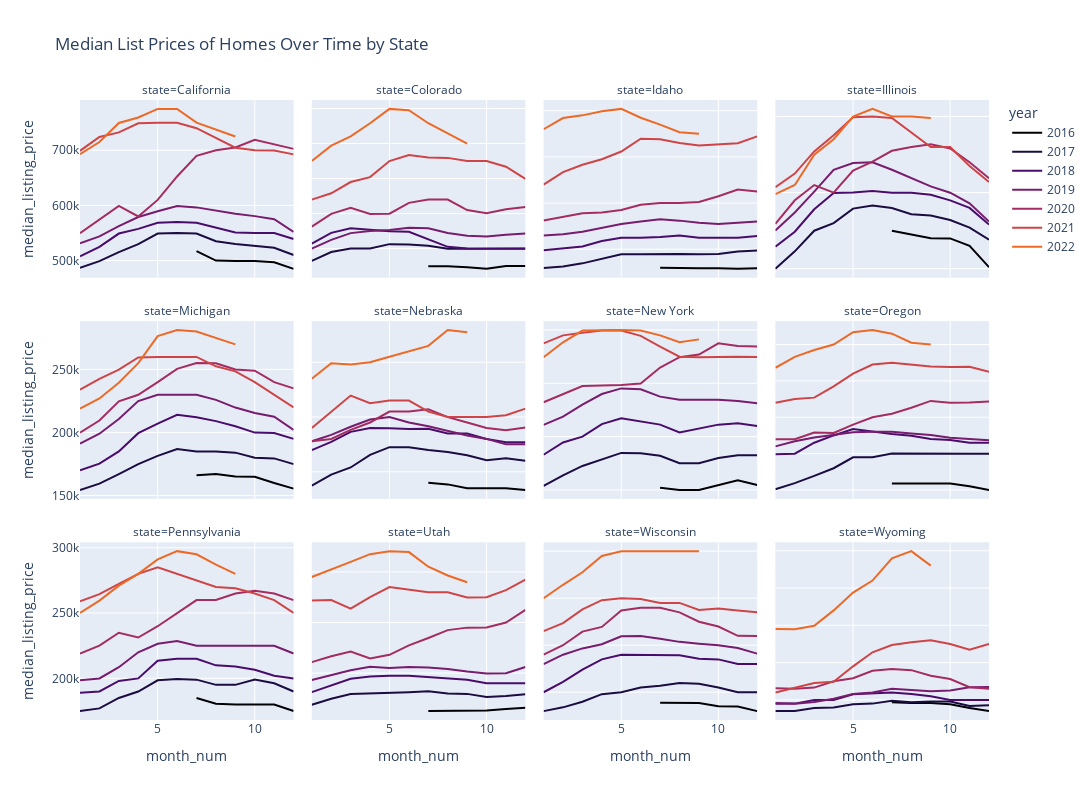

The notebook cell saved with this chart:
### Code cell
fig = px.line(realtor_data.query("state_id in @select_states"),
    x = 'month_num',
    y = 'median_listing_price',
    color = 'year',
    facet_col = 'state',
    facet_col_wrap = 4,
    title = 'Median List Prices of Homes Over Time by State',
    color_discrete_sequence=px.colors.sequential.Inferno
    )
fig.update_yaxes(matches = None)
fig.update_layout(height = 800, width = 1600)
fig.show()
